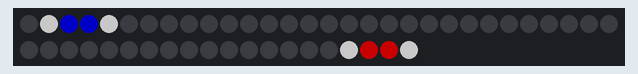
This sketch was run on a simulated Arduino Uno, built with avr-gcc and run on an emulated ATmega328P. Shown: 50 RGB LEDs in strip order, left to right, continuing on the next row. Dim RGB values are drawn brighter than linear.

Above: at 0.3 s.
At 1.5 s:
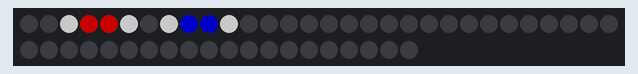
At 2.9 s:
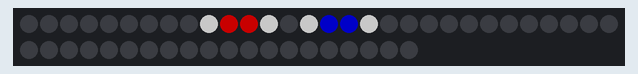
At 5.5 s:
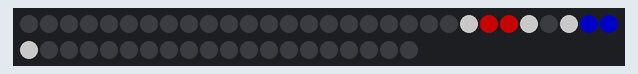
At 8.1 s:
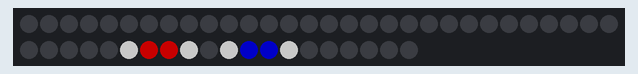
At 10.7 s:
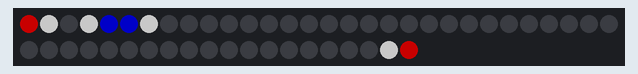

Measured:
- by itself, everything shown: repeats every 10.0 s, in 50 steps

The sketch:

2PatternsMoving.ino
```cpp
#include <FastLED.h>

#define LED_PIN      7
#define NUM_LEDS     50
#define VEHICLE_SIZE 4
#define PResistorL A0
#define PResistorR A1

CRGB leds[NUM_LEDS];
CRGB pattern1[VEHICLE_SIZE] = {CRGB::White, CRGB::Blue, CRGB::Blue, CRGB::White};
CRGB pattern2[VEHICLE_SIZE] = {CRGB::White, CRGB::Red, CRGB::Red, CRGB::White};

// start pattern 1 on led 1
int pattern1Position = 1;

// start pattern 2 at the end of the strip
int pattern2Position = NUM_LEDS - VEHICLE_SIZE;

// time the movement of the leds
unsigned long lastUpdateTime = 0;
unsigned long updateInterval = 200;

void setup() {

  FastLED.addLeds<WS2812B, LED_PIN, GRB>(leds, NUM_LEDS);
  FastLED.setBrightness(100);
  Serial.begin(9600);
}

void loop() {
  unsigned long currentTime = millis();

  // move the patterns once every update
  if (currentTime - lastUpdateTime >= updateInterval) {
    // Clear LEDs
    FastLED.clear();

    for (int i = 0; i < VEHICLE_SIZE; i++) {
      leds[(pattern1Position + i) % NUM_LEDS] = pattern1[i];
    }

    for (int i = 0; i < VEHICLE_SIZE; i++) {
      leds[(pattern2Position + i) % NUM_LEDS] = pattern2[i];
    }

    // show pattern movement
    FastLED.show();


    // update position and wrap around the led strip
    pattern1Position = (pattern1Position + 1) % NUM_LEDS;
    pattern2Position = (pattern2Position + 1) % NUM_LEDS;

    // store time of last update
    lastUpdateTime = currentTime;
  }


}
```
